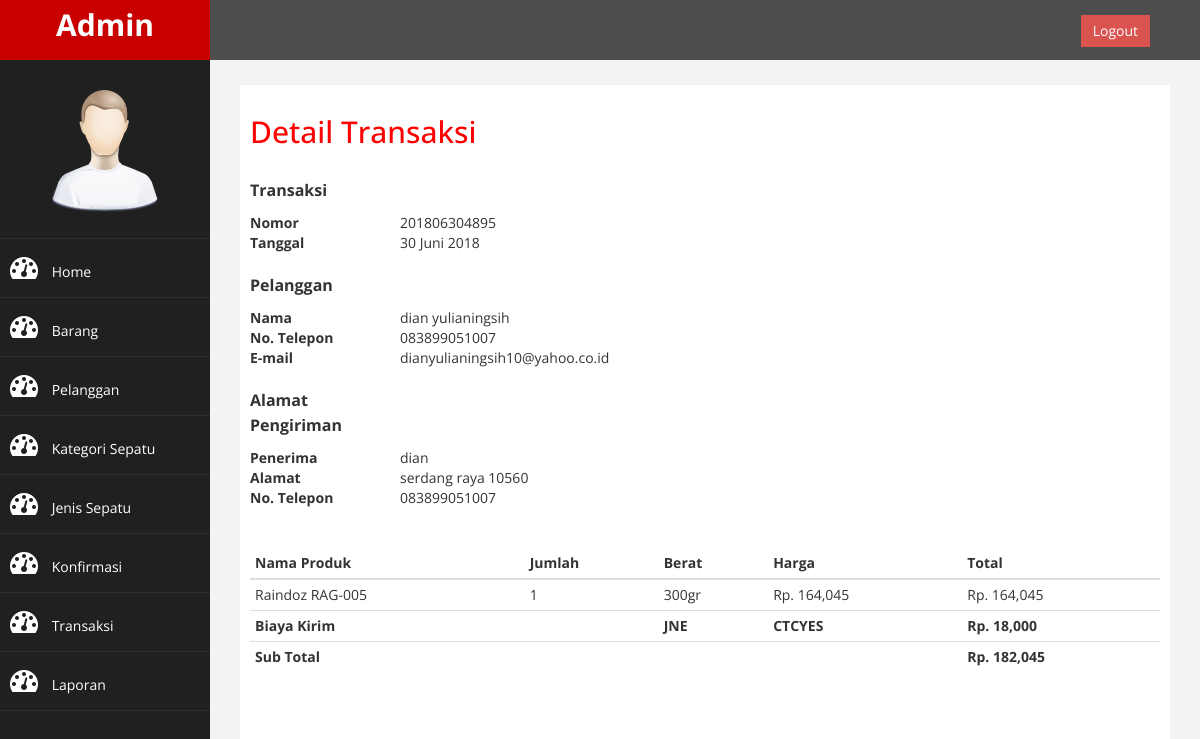
/admin/index.php?halaman=detail&id=201806304895 (signed in), run on the app's committed database.
### tables this page shows
CREATE TABLE `transaksi` (
  `id_transaksi` varchar(14) NOT NULL,
  `id_pelanggan` varchar(12) NOT NULL,
  `tgl_transaksi` date NOT NULL,
  `subtotal` double NOT NULL,
  `nm_penerima` varchar(30) NOT NULL,
  `no_tlp` varchar(13) NOT NULL,
  `alamat_pengiriman` varchar(50) NOT NULL,
  `kota` varchar(30) NOT NULL,
  `kode_pos` int(5) NOT NULL,
  `provinsi` varchar(30) NOT NULL,
  `kurir` varchar(15) NOT NULL,
  `service` varchar(25) NOT NULL,
  `ongkir` double NOT NULL,
  `status` int(2) NOT NULL,
  `resi` varchar(15) NOT NULL,
  PRIMARY KEY (`id_transaksi`)
);

CREATE TABLE `pelanggan` (
  `id_pelanggan` varchar(12) NOT NULL,
  `nama_pelanggan` varchar(30) NOT NULL,
  `jenis_kelamin` enum('Laki-laki','Perempuan') NOT NULL,
  `tgl_lahir` date NOT NULL,
  `no_telepon` varchar(13) NOT NULL,
  `email` varchar(30) NOT NULL,
  `password` varchar(60) DEFAULT NULL,
  PRIMARY KEY (`id_pelanggan`)
);

CREATE TABLE `detail_transaksi` (
  `id_detail` int(5) NOT NULL AUTO_INCREMENT,
  `id_transaksi` varchar(14) NOT NULL,
  `id_barang` varchar(8) NOT NULL,
  `harga` double DEFAULT NULL,
  `berat` int(4) DEFAULT NULL,
  `jumlah` int(2) NOT NULL,
  `subberat` int(4) NOT NULL,
  `subtotal` double NOT NULL,
  `size` int(2) DEFAULT NULL,
  PRIMARY KEY (`id_detail`)
);

CREATE TABLE `barang` (
  `id_barang` varchar(8) NOT NULL,
  `nama_barang` varchar(35) NOT NULL,
  `id_kategori` varchar(6) NOT NULL,
  `id_jenis` varchar(6) NOT NULL,
  `harga` double NOT NULL,
  `berat` int(4) NOT NULL,
  `gambar` varchar(20) NOT NULL,
  `deskripsi` text NOT NULL,
  PRIMARY KEY (`id_barang`)
);

### admin/detail.php (the view, shortened to what this page needs)
<h2>Detail Transaksi</h2>
<?php include '../conf/koneksi.php'; ?>
<?php
$query = mysqli_query($con, "SELECT * FROM transaksi
	JOIN pelanggan ON transaksi.id_pelanggan = pelanggan.id_pelanggan
	-- JOIN ongkir ON transaksi.ongkir = ongkir.ongkir
	WHERE id_transaksi = '$_GET[id]'");
	$detail = mysqli_fetch_assoc($query);
	$date 	= $detail['tgl_transaksi'];
	$tahun 	= substr($date, 0,4);
  	$bulan 	= substr($date, 5,2);
  	$tanggal = substr($date, 8,2);
	switch ($bulan) {
      	case '06': $bulanx = "Juni"; break;
    }
?>
<table>
	<thead>
		<th><p>Transaksi</p></th>
	</thead>
	<tbody>
		<tr>
			<td width="100"><strong>Nomor</strong></td>
			<td><?php echo $detail['id_transaksi']; ?></td>
		</tr>
		<tr>
			<td width="100"><strong>Tanggal</strong></td>
			<td><?= "$tanggal $bulanx $tahun" ?></td>
		</tr>
	</tbody>
	<thead>
		<th><p>Pelanggan</p></th>
	</thead>
	<tbody>
		<tr>
			<td width="100"><strong>Nama</strong></td>
			<td><?php echo $detail['nama_pelanggan']; ?></td>
		</tr>
		<tr>
			<td width="100"><strong>No. Telepon</strong></td>
			<td><?php echo $detail['no_telepon']; ?></td>
		</tr>
		<tr>
			<td width="100"><strong>E-mail</strong></td>
			<td><?php echo $detail['email']; ?></td>
		</tr>
	</tbody>
	<thead>
		<th width="150"><p>Alamat Pengiriman</p></th>
	</thead>
	<tbody>
		<tr>
			<td width="100"><strong>Penerima</strong></td>
			<td><?php echo $detail['nm_penerima']; ?></td>
		</tr>
		<tr>
			<td width="100"><strong>Alamat</strong></td>
			<td><?php echo $detail['alamat_pengiriman'].' '.$detail['kode_pos']; ?></td>
		</tr>
		<tr>
			<td width="100"><strong>No. Telepon</strong></td>
			<td><?php echo $detail['no_tlp']; ?></td>
		</tr>
	</tbody>
</table>
<br><br>
<table class="table table-condensed">
	<thead>
		<tr>
			<th>Nama Produk</th>
			<th>Jumlah</th>
			<th>Berat</th>
			<th>Harga</th>
			<th>Total</th>
		</tr>
	</thead>
	<tbody>
		<?php
		$subtotal = 0;
		$query = mysqli_query($con, "SELECT * FROM transaksi
			JOIN detail_transaksi ON detail_transaksi.id_transaksi = transaksi.id_transaksi
			JOIN barang ON detail_transaksi.id_barang = barang.id_barang
			-- JOIN ongkir ON detail_transaksi.id_ongkir = ongkir.id_ongkir
			WHERE transaksi.id_transaksi = '$_GET[id]'");
		while ($detail = mysqli_fetch_assoc($query)) {
			$kurir = $detail['kurir'];
			$service = $detail['service'];
			$ongkir = $detail['ongkir'];
			$subtotal = $subtotal + $detail['subtotal'];
		?>
		<tr>
			<td><?php echo $detail['nama_barang']; ?></td>
			<td><?php echo $detail['jumlah']; ?></td>
			<td><?php echo $detail['berat']; ?>gr</td>
			<td>Rp. <?php echo number_format($detail['harga']); ?></td>
			<td>Rp. <?php echo number_format($detail['subtotal']); ?></td>
		</tr>
	<?php } ?>
		<tr>
			<td colspan="2"><strong>Biaya Kirim</strong></td>
			<td><strong><?php echo strtoupper($kurir) ?></strong></td>
			<td><strong><?php echo $service ?></strong></td>
			<td><strong>Rp. <?php echo number_format($ongkir);?></strong></td>
		</tr>
		<tr>
			<td colspan="4"><strong>Sub Total</strong></td>
			<td><strong>Rp. <?php echo number_format($subtotal+$ongkir);?></strong></td>
		</tr>
	</tbody>
</table>

### admin/assets/css/custom.css (style rules this page uses)
body { font-family: 'Open Sans', sans-serif; }
h2 { color: #f00; }
p { font-size:16px; line-height:25px; padding-top:20px; }

### data on the page
transaksi: id_transaksi "201806304895", tgl_transaksi "30", tgl_transaksi "Juni", tgl_transaksi "2018", id_pelanggan.nama_pelanggan "dian yulianingsih", id_pelanggan.no_telepon "083899051007", id_pelanggan.email "dianyulianingsih10@yahoo.co.id", nm_penerima "dian", alamat_pengiriman "serdang raya", kode_pos "10560", no_tlp "083899051007"
detail_transaksi: id_barang.nama_barang "Raindoz RAG-005", jumlah "1", id_barang.berat "300", id_barang.harga "164,045", subtotal "164,045", id_transaksi.kurir "JNE", id_transaksi.service "CTCYES", id_transaksi.ongkir "18,000", $subtotal+$ongkir "182,045"
